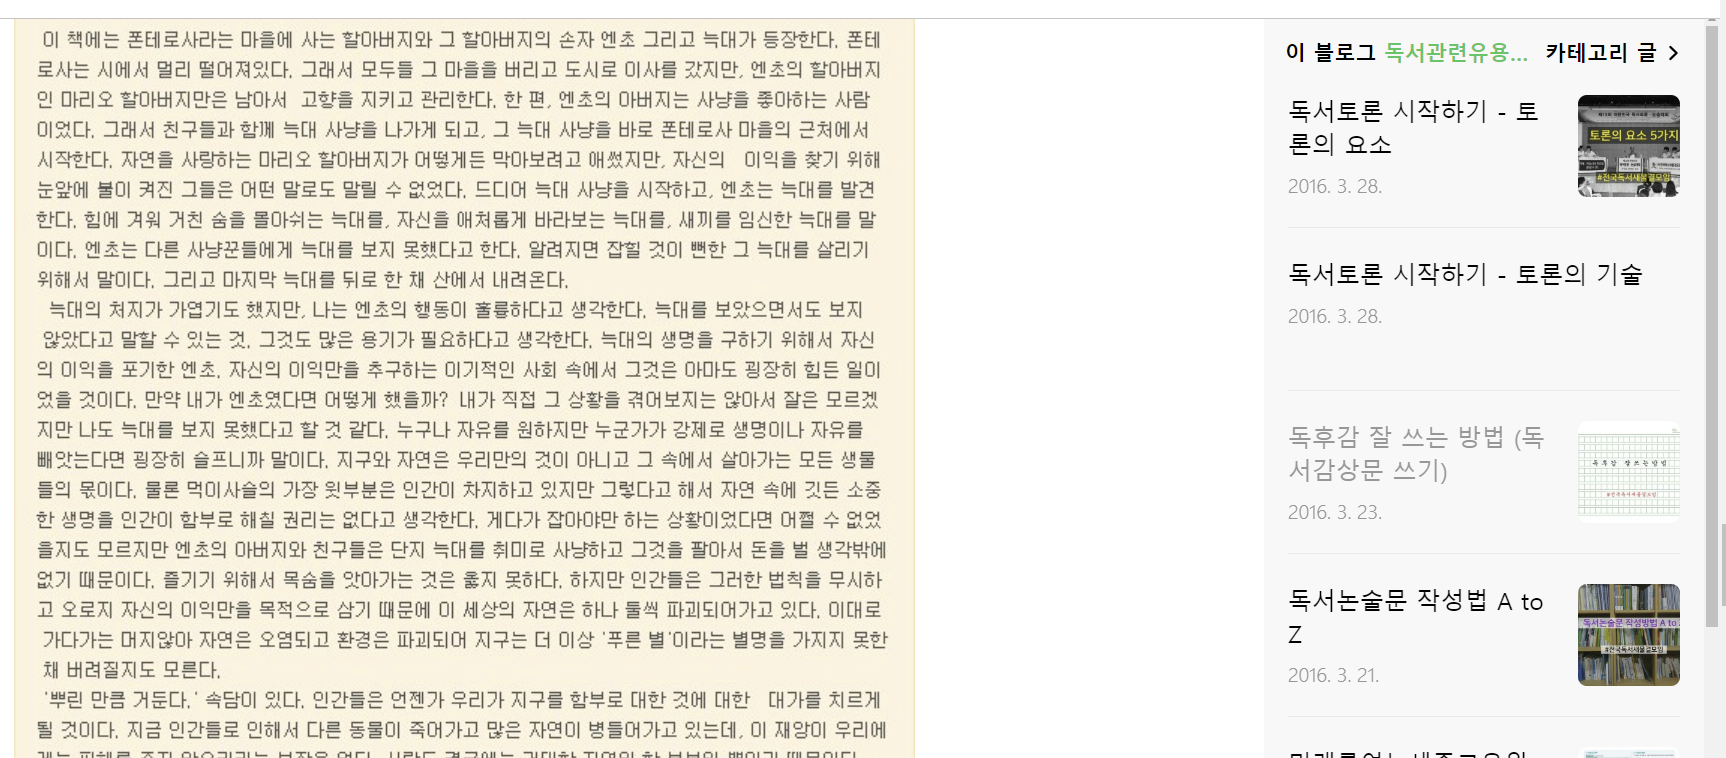

Write Python code to recreate this figure.
import tkinter as tk
import pyautogui
from PIL import ImageTk
from TTS import TextToSpeech
import os
import sys

class Screenshot:
    def __init__(self):
        # 캡처 영역의 시작점과 끝점
        self.start_x, self.start_y, self.end_x, self.end_y = 0, 0, 0, 0
        self.rectangle = None
        self.root = None
        self.canvas = None
        self.capture_result = None
        

    def on_click(self, event):
        self.start_x, self.start_y = event.x, event.y

    def on_drag(self, event):
        self.end_x, self.end_y = event.x, event.y
        if self.rectangle:
            self.canvas.delete(self.rectangle)
        self.rectangle = self.canvas.create_rectangle(self.start_x, self.start_y, self.end_x, self.end_y, fill='yellow', stipple='gray50')

    def on_release(self, event):
        try:
            base_path = sys._MEIPASS
        except Exception:
            base_path = os.path.abspath(".")
        wait = os.path.join(base_path, "wait.mp3")
        tts = TextToSpeech()
        tts.start_speech(wait)
        self.end_x, self.end_y = event.x, event.y
        if self.rectangle:
            self.canvas.delete(self.rectangle)  # 캡처 전에 노란색 사각형 삭제
        self.root.after(100, self.capture_screenshot)  # 1초 후에 스크린샷을 캡처

    def capture_screenshot(self):
        self.canvas.delete("all")  # 모든 요소를 캔버스에서 삭제 (전체 스크린샷 삭제)
        screen_width, screen_height = pyautogui.size()  # 화면의 크기를 가져옴
        left = max(0, min(self.start_x, self.end_x))  # 왼쪽 경계 확인
        top = max(0, min(self.start_y, self.end_y))  # 위쪽 경계 확인
        width = min(screen_width - left, abs(self.start_x - self.end_x))  # 오른쪽 경계 확인
        height = min(screen_height - top, abs(self.start_y - self.end_y))  # 아래쪽 경계 확인
        if width > 0 and height > 0:  # 너비와 높이가 0보다 크면 스크린샷을 찍음
            screenshot = pyautogui.screenshot(region=(left, top, width, height))
            screenshot.save('screenshot.png')
            self.capture_result = (left, top, width, height)
            self.root.destroy()
            return
        self.root.destroy()
        print("return False at screenshot.py")
        self.capture_result = None

    def start_capture(self):
        if self.root is None:
            self.root = tk.Tk()
            screen_width, screen_height = pyautogui.size()
            screenshot = pyautogui.screenshot(region=(0, 0, screen_width, screen_height))
            screenshot.save('fullscreenshot.png')
            self.background = ImageTk.PhotoImage(screenshot)
            self.root.attributes('-fullscreen', True)
            self.root.attributes('-topmost', True)
            self.root.attributes('-alpha', 1)
            self.root.bind('<Button-1>', self.on_click)
            self.root.bind('<B1-Motion>', self.on_drag)
            self.root.bind('<ButtonRelease-1>', self.on_release)
            self.canvas = tk.Canvas(self.root)
            self.canvas.create_image(0, 0, image=self.background, anchor='nw')
            self.canvas.pack(fill='both', expand=True)
            self.root.mainloop()
            self.root = None
            return self.capture_result
        
    
